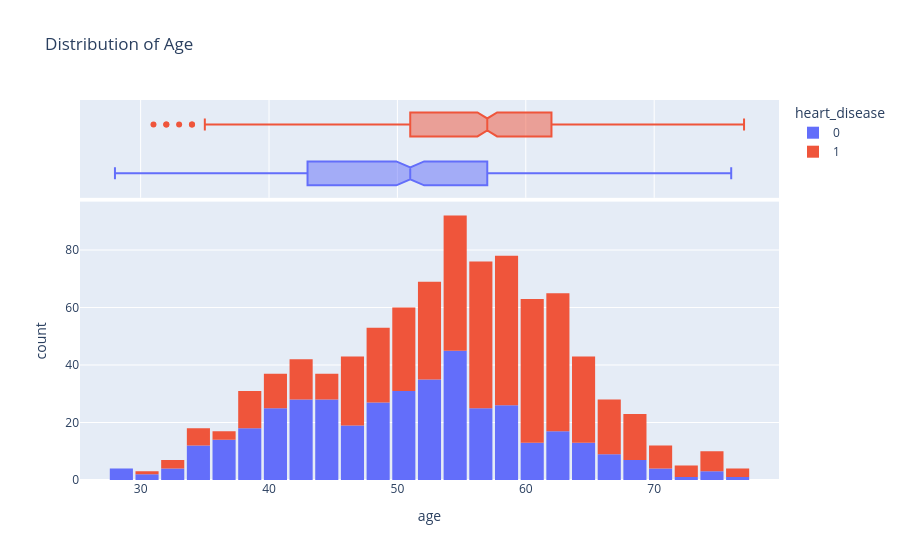

This figure's notebook cell:
### Markdown cell above
## EDA

### Code cell
fig = px.histogram(heart_df, x='age', marginal='box', color="heart_disease" ,nbins=49, title='Distribution of Age')
fig.update_layout(bargap=0.1)
fig.show()

### Figure 1 — Plotly figure (JSON) as saved in the notebook; plotly's stock layout.template omitted (floating-point values rounded to 4 significant figures; data arrays with more than 128 entries replaced by an {"elided": "..."} marker saying what was removed)
{"data": [{"bingroup": "x", "hovertemplate": "heart_disease=0<br>age=%{x}<br>count=%{y}<extra></extra>", "legendgroup": "0", "marker": {"color": "#636efa", "pattern": {"shape": ""}}, "name": "0", "nbinsx": 49, "orientation": "v", "showlegend": true, "type": "histogram", "x": {"elided": "411 int values"}, "xaxis": "x", "yaxis": "y"}, {"hovertemplate": "heart_disease=0<br>age=%{x}<extra></extra>", "legendgroup": "0", "marker": {"color": "#636efa"}, "name": "0", "notched": true, "showlegend": false, "type": "box", "x": {"elided": "411 int values"}, "xaxis": "x2", "yaxis": "y2"}, {"bingroup": "x", "hovertemplate": "heart_disease=1<br>age=%{x}<br>count=%{y}<extra></extra>", "legendgroup": "1", "marker": {"color": "#EF553B", "pattern": {"shape": ""}}, "name": "1", "nbinsx": 49, "orientation": "v", "showlegend": true, "type": "histogram", "x": {"elided": "509 int values"}, "xaxis": "x", "yaxis": "y"}, {"hovertemplate": "heart_disease=1<br>age=%{x}<extra></extra>", "legendgroup": "1", "marker": {"color": "#EF553B"}, "name": "1", "notched": true, "showlegend": false, "type": "box", "x": {"elided": "509 int values"}, "xaxis": "x2", "yaxis": "y2"}], "layout": {"bargap": 0.1, "barmode": "relative", "legend": {"title": {"text": "heart_disease"}, "tracegroupgap": 0}, "title": {"text": "Distribution of Age"}, "xaxis": {"anchor": "y", "domain": [0, 1], "title": {"text": "age"}}, "xaxis2": {"anchor": "y2", "domain": [0, 1], "matches": "x", "showgrid": true, "showticklabels": false}, "yaxis": {"anchor": "x", "domain": [0, 0.7326], "title": {"text": "count"}}, "yaxis2": {"anchor": "x2", "domain": [0.7426, 1], "matches": "y2", "showgrid": false, "showline": false, "showticklabels": false, "ticks": ""}}}
